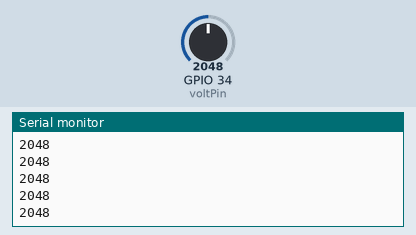
This sketch was run on a simulated ESP32. Shown: the last lines printed to the serial monitor. Inputs (shaded band) come from the test bench; at power-on: GPIO 34 (voltPin) = 2048.

Above: at 2.2 s.
2.3 s: GPIO 34 (voltPin) set to 2866
At 2.32 s:
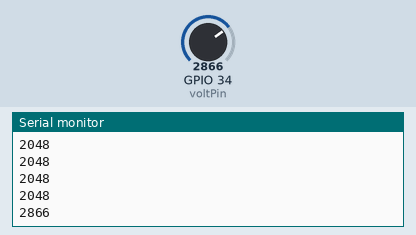
3.8 s: GPIO 34 (voltPin) set to 3603
At 3.82 s:
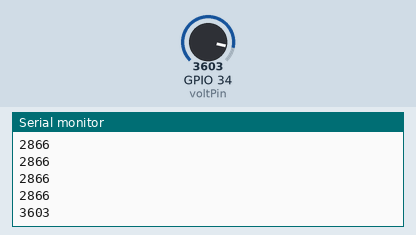
Timing chart, 0 to 6.8 s (numbered marks = the images above; inputs shaded):
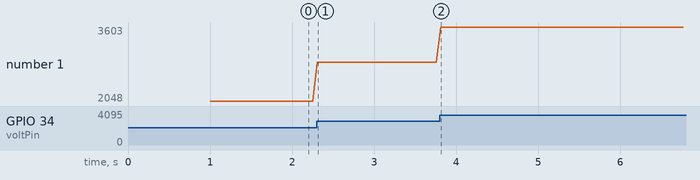

Measured:
- after the input at 2.3 s, the serial monitor: prints a new line at once (image 1)
- after the input at 3.8 s, the serial monitor: prints a new line at once (image 2)
- plotted number 1: 2048 → 2866 after the input at 2.3 s, 2866 → 3603 after the input at 3.8 s

The sketch:

read_voltage.ino
```cpp
// Solar panel is connected to GPIO 34 (Analog ADC1_CH6)
const int voltPin = 34;

int voltage = 0;

void setup() {
  Serial.begin(115200);
  delay(1000);
}

void loop() {
  // Reading solar panel value
  voltage = analogRead(voltPin);
  // Serial.print("Voltage: ");
  Serial.println(voltage);

  delay(50);
}
```
